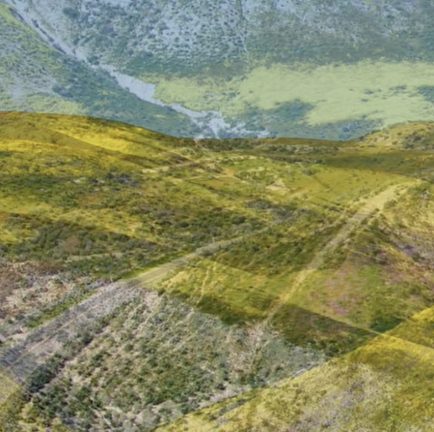
#> input picture code-la-24/unit-1/lesson-3/blended-image-1.png, 434 x 432 px
$ python assignment-3-pt3.py blended-image-1.png image-1.png
#> lines starting #> are read from the running program, lines starting #| are printed output that depends on the picture
import sys
from PIL import Image

# Error Handling
if len(sys.argv) != 3:
    print("Please type python3 'python file name' 'image file name' 'image file name'")
    sys.exit(1)

filename1 = sys.argv[1]
filename2 = sys.argv[2]

try:
    img1 = Image.open(filename1)
#> img1 is the input picture: PIL image 434x432 RGBA; mean R, G, B, A 133.7, 136.5, 98.6, 255
    img2 = Image.open(filename2)
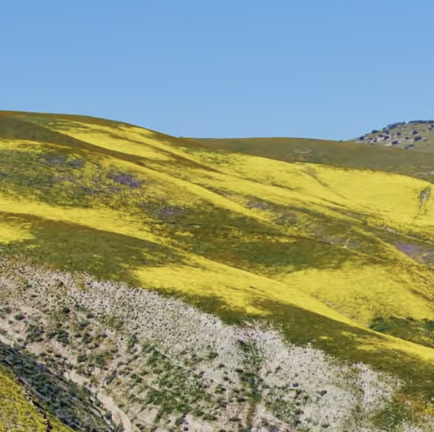
#> input picture code-la-24/unit-1/lesson-3/image-1.png, 434 x 432 px
#> img2 is the input picture: PIL image 434x432 RGBA; mean R, G, B, A 142.2, 150.2, 122.6, 255
except FileNotFoundError:
    print(f"Error: file not found.")
    sys.exit(1)

# Get the sizes of the images
size1 = img1.size
#> size1 = (434, 432)
size2 = img2.size
#> size2 = (434, 432)

# Resize img2 to match img1 if they are not the same size
if size1 != size2:
    img2 = img2.resize(size1)  # Resize image 2 to match the size of image 1

# Blend images
blended_img = Image.blend(img1,img2,0.5)
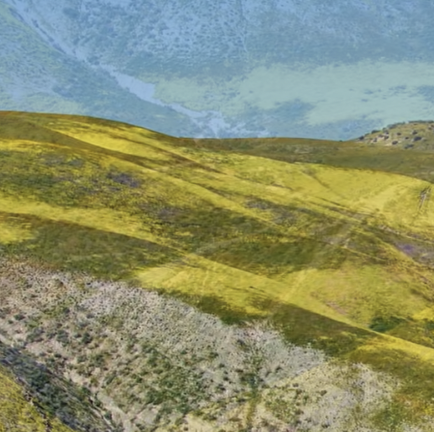
#> blended_img: PIL image 434x432 RGBA; mean R, G, B, A 137.7, 143.1, 110.4, 255

# Save the blended image
new_filename = "blended-" + filename1
blended_img.save(new_filename)

print(f"Images blended and saved as '{new_filename}'")
